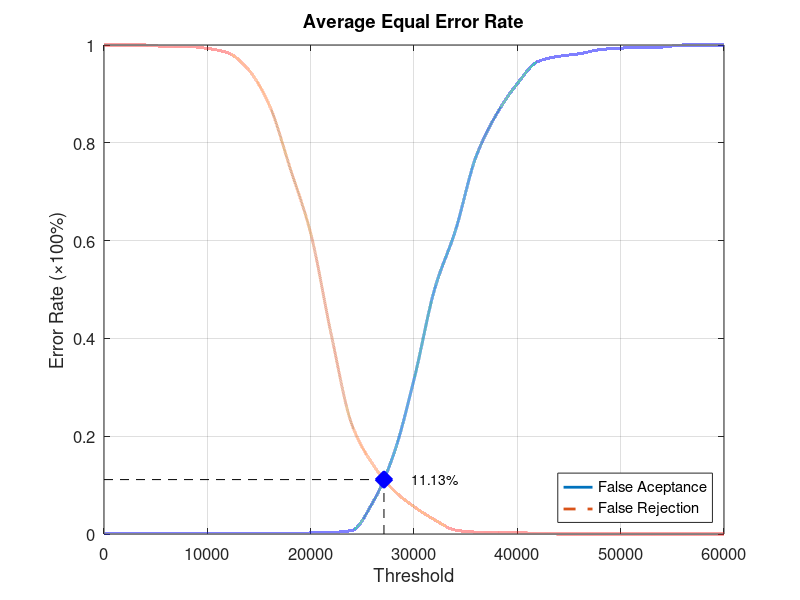
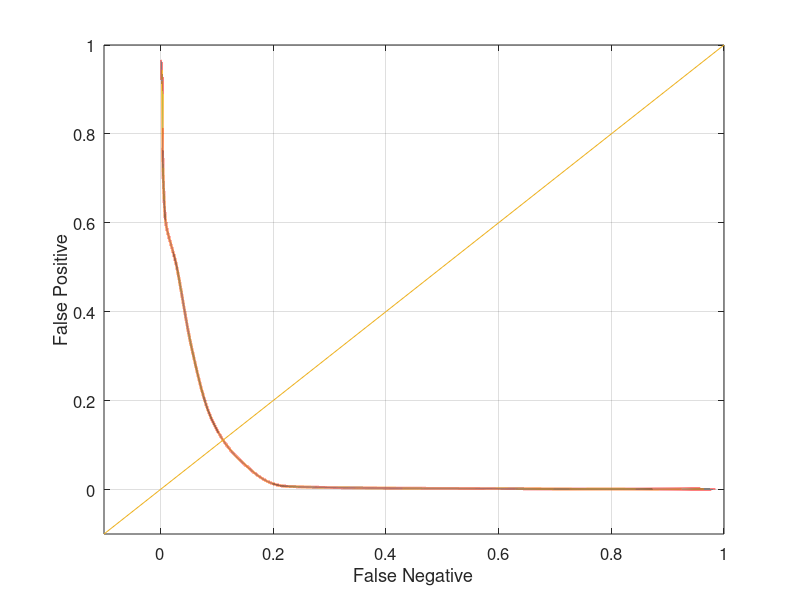

The MATLAB source for these figures, in order:
function yEER = Database3Average
close all;
clear;
clc;
x = 0:2000:60000;
xq = 0:0.5:60000;

y0 = [0 0.00105263 0.00105263 0.00105263 0.00105263 0.00105263 0.00105263 0.00105263 0.00105263 0.00105263 0.00210526 0.0031579 0.00736842 0.0642105 0.161053 0.315789 0.501053 0.62 0.771579 0.858947 0.921053 0.966316 0.976842 0.982105 0.990526 0.993684 0.994737 0.99579 1 1 1];
yy0 = interp1(x, y0, xq, 'pchip');
y1 = [1 1 1 0.997 0.997 0.993 0.984 0.949 0.877 0.749 0.615 0.407 0.223 0.143 0.09 0.056 0.029 0.008 0.004 0.004 0.003 0.001 0 0 0 0 0 0 0 0 0];
yy1 = interp1(x, y1, xq, 'pchip');

% Calculating EER: 
y2 = abs(y0 - y1);
find(y2 == min(y2))
yy2 = abs(yy0 - yy1);
xEER = find(yy2 == min(yy2));
xEERIndex = xq(xEER) % X-axis EER
yEER = yy0(xEER) % Y-axis EER

main = figure
plot(xq, yy0,'-','LineWidth', 2);	hold on
plot(xq, yy1,'--','LineWidth', 2);	hold on
plot([xEERIndex xEERIndex], [0 yEER], 'k--');	hold on
plot([0 xEERIndex], [yEER yEER], 'k--');	hold on
plot(xEERIndex, yEER, 'bx', 'LineWidth', 10);	hold on
text(xEERIndex + 10 * xEERIndex / 100, yEER, [num2str(round((10000 * yEER)) / 100) '%'])
legend('False Aceptance', 'False Rejection', 'Location', 'SouthEast')
xlabel('Threshold')
ylabel('Error Rate (\times100%)')
title('Average Equal Error Rate')
set(gca, 'FontSize', 12)
axis([0 60000 0 1])
grid on

print(main, 'Database3AverageMain', '-dpng');
FNRxFPR = figure('Color', [1 1 1]);
plot(yy1, yy0, '-', yy1, yy0, 'LineWidth', 2);
hold on
y = -0.1:0.1:1
plot(y, y); 
set(gca, 'FontSize', 12)
xlabel('False Negative')
ylabel('False Positive')
axis([-0.1 1 -0.1 1])
set(gca, 'FontSize', 12)
grid on

print(FNRxFPR, 'Database3AverageFNRxFPR','-dpng');
end
